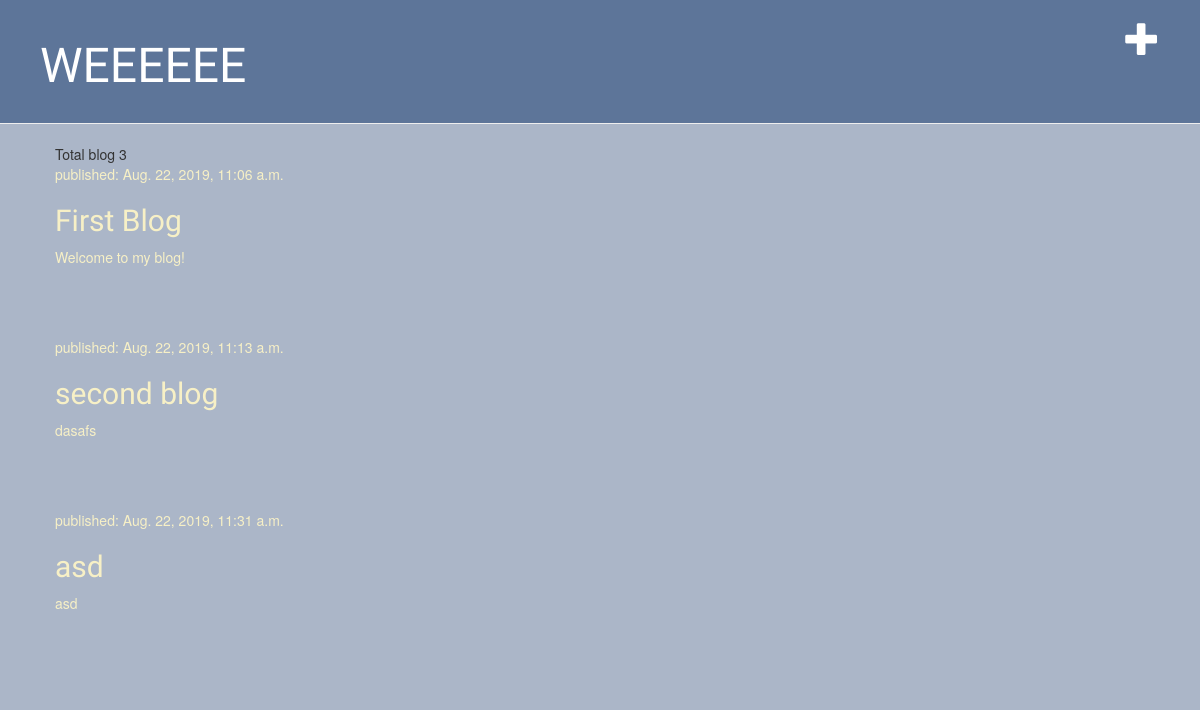
The page / on the database its author committed.
### blog/models.py (models this page shows, shortened)
class Post(models.Model):
    author = models.ForeignKey(settings.AUTH_USER_MODEL, on_delete= models.CASCADE)
    title = models.CharField(max_length=200)
    text = models.TextField()
    created_date = models.DateTimeField(default=timezone.now)
    published_date = models.DateTimeField(blank=True,null=True)
    category = models.ForeignKey("Category", on_delete=models.CASCADE)

### blog/views.py (the view)
# urls.py: path('',views.post_list,name = 'post_list'),
def post_list(request):
    posts = Post.objects.filter(published_date__lte=timezone.now()).order_by("published_date")
    return render(request, 'blog/post_list.html', {"posts":posts})

### blog/templates/blog/post_list.html
{% extends "blog/base.html" %}
{% block content %}
            Total blog {{ posts.count }}
            {% for index in posts %}
                <div class="post">
                    <div class = "date">
                        <p>published: {{index.published_date}}</p>
                    </div>
                    <h2><a href="{% url 'post_detail' pk=index.pk %}">{{index.title}}</a></h2>
                    <p>{{index.text|linebreaksbr}}</p>
                </div>
            {% endfor %}
{% endblock %}

### blog/templates/blog/base.html (shortened to what this page needs)
{% load static %}
<html>
    <head>
            <link rel="stylesheet" href="//maxcdn.bootstrapcdn.com/bootstrap/3.2.0/css/bootstrap.min.css">
            <link rel="stylesheet" href="//maxcdn.bootstrapcdn.com/bootstrap/3.2.0/css/bootstrap-theme.min.css">
            <link rel="stylesheet" href="{% static 'css/blog.css' %}">
    </head>
<body>
    <div class="page-header">
            <a href="{% url 'post_new' %}" class="top-menu"><span class="glyphicon glyphicon-plus"></span></a>
        <h1><a href = "/">WEEEEEE</a></h1>
    </div>
<div class = "content container">
    <div class="row">
        <div class ="col-md-8">
            {% block content %}
            {% endblock %}
        </div>
    </div>
</div>
</body>
</html>

### blog/static/css/blog.css (style rules this page uses)
body { background-color: #ABB6C8; }
.page-header { background-color: #5D7599; margin-top: 0; padding: 20px 20px 20px 40px; }
.page-header h1, .page-header h1 a, .page-header h1 a:visited, .page-header h1 a:active { color: #ffffff; font-size: 36pt; text-decoration: none; }
.content { margin-left: 40px; }
h1, h2, h3, h4 { font-family: 'Lobster', cursive; }
.date { color: #F7F0C6; }
.top-menu, .top-menu:hover, .top-menu:visited { color: #ffffff; float: right; font-size: 26pt; margin-right: 20px; }
.post { margin-bottom: 70px; }
.post h2 a, .post h2 a:visited, .post p { color: #f7f0c6; }

### rows shown on the page
Post: published_date "Aug. 22, 2019, 11:06 a.m.", title "First Blog", text "Welcome to my blog!"
Post: published_date "Aug. 22, 2019, 11:13 a.m.", title "second blog", text "dasafs"
Post: published_date "Aug. 22, 2019, 11:31 a.m.", title "asd", text "asd"

### other values the page prints
{{ posts.count }} "3"
